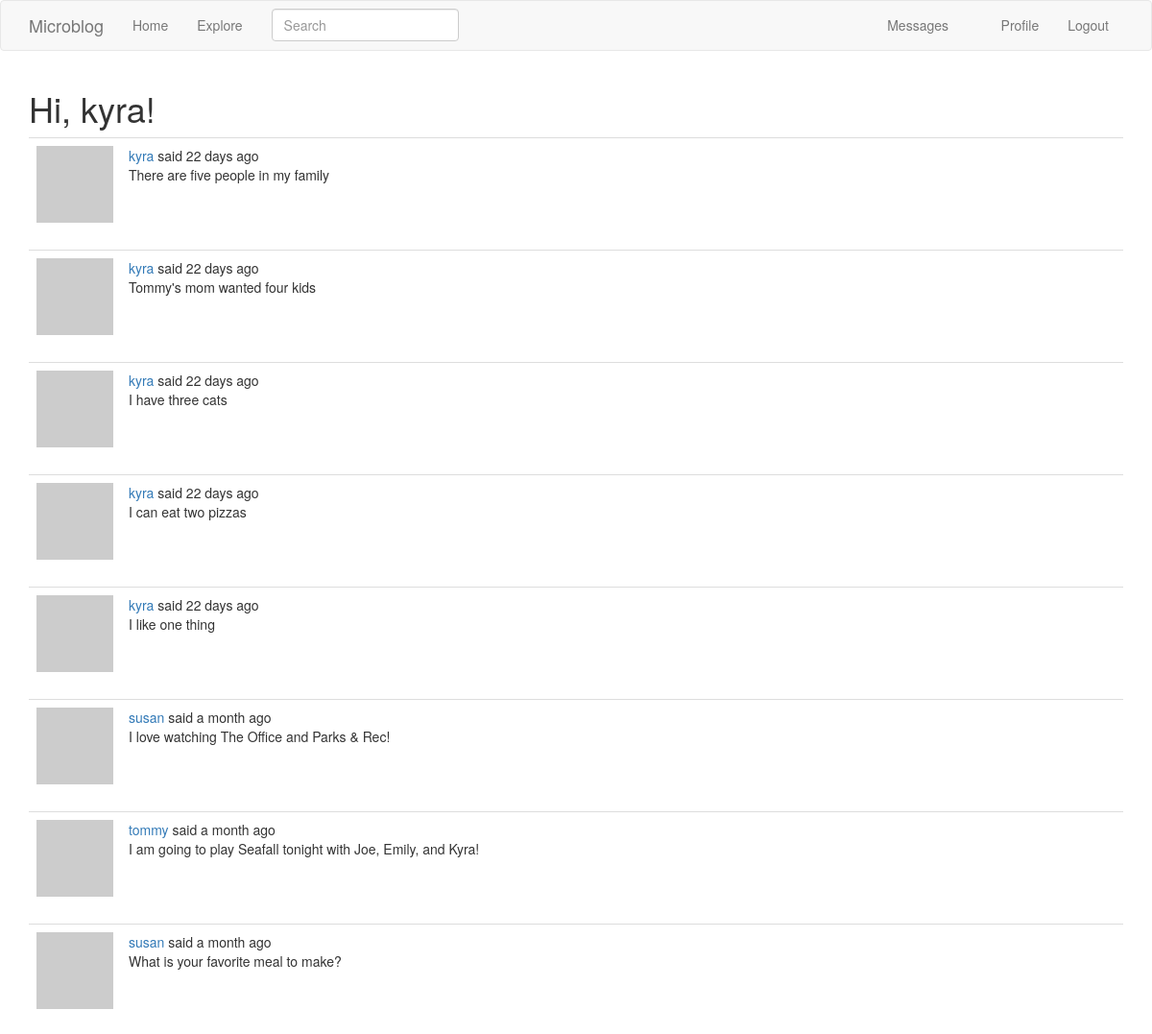
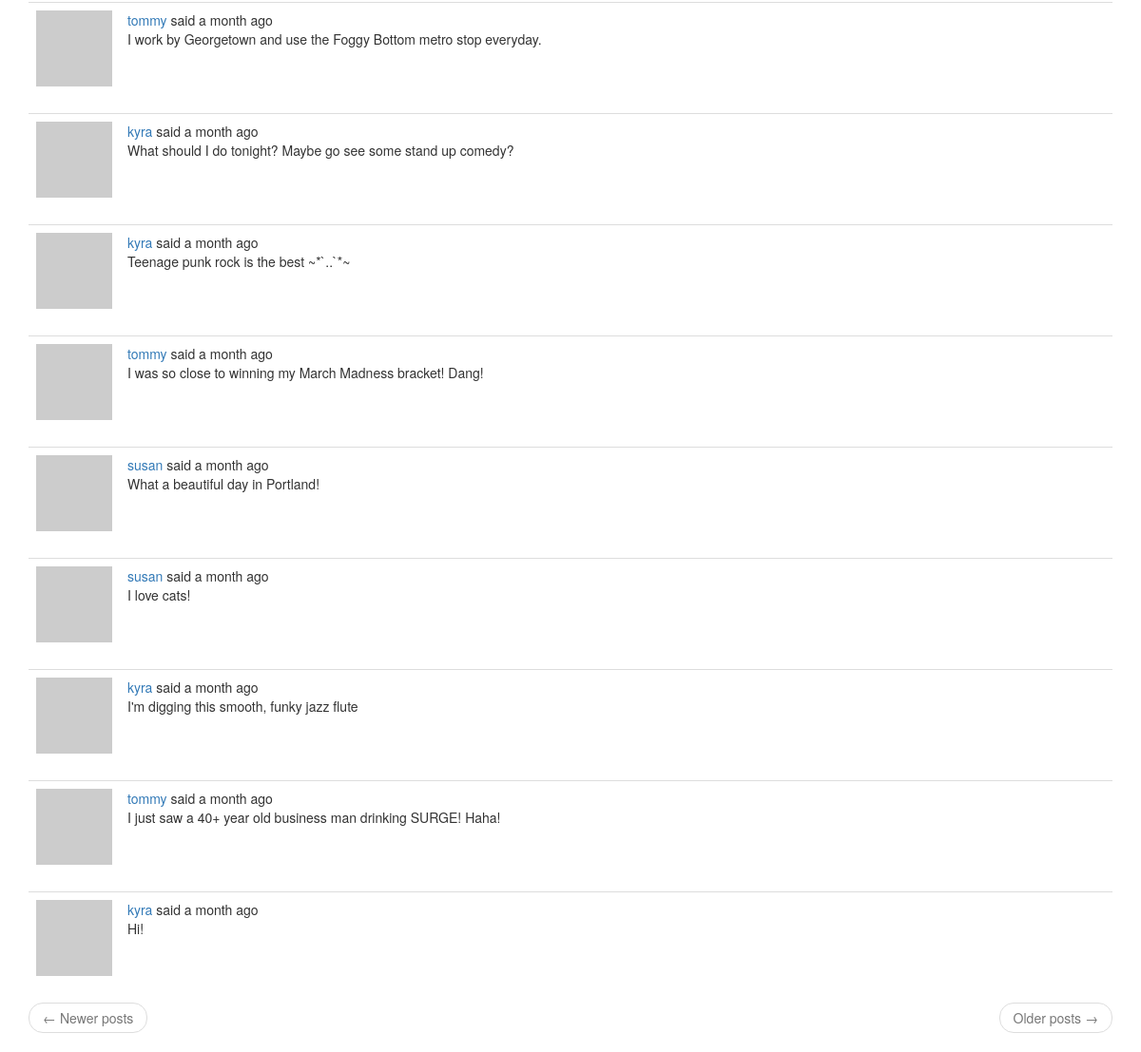
The page /explore (signed in) on the database its author committed (2 pictures, top to bottom).
### app/models.py (models this page shows, shortened)
class User(UserMixin, db.Model):
    id = db.Column(db.Integer, primary_key=True)
    username = db.Column(db.String(64), index=True, unique=True)
    email = db.Column(db.String(120), index=True, unique=True)
    password_hash = db.Column(db.String(128))
    posts = db.relationship('Post', backref='author', lazy='dynamic')
    about_me = db.Column(db.String(140))
    last_seen = db.Column(db.DateTime, default=datetime.utcnow)
    followed = db.relationship(
        'User', secondary=followers,
        primaryjoin=(followers.c.follower_id == id),
        secondaryjoin=(followers.c.followed_id == id),
        backref=db.backref('followers', lazy='dynamic'), lazy='dynamic')
    messages_sent = db.relationship('Message', foreign_keys='Message.sender_id', backref='author', lazy='dynamic')
    messages_received = db.relationship(
        'Message', foreign_keys='Message.recipient_id', backref='recipient', lazy='dynamic')
    last_message_read_time = db.Column(db.DateTime)
    notifications = db.relationship('Notification', backref='user', lazy='dynamic')
    def avatar(self, size):
        digest = md5(self.email.lower().encode('utf-8')).hexdigest()
        return 'https://www.gravatar.com/avatar/{}?d=identicon&s={}'.format(
            digest, size)
    def new_messages(self):
        last_read_time = self.last_message_read_time or datetime(1900, 1, 1)
        return Message.query.filter_by(recipient=self).filter(Message.timestamp > last_read_time).count()

class SearchableMixin():
    @classmethod
    def before_commit(cls, session):
        session._changes = {
            'add': [obj for obj in session.new if isinstance(obj, cls)],
            'update': [obj for obj in session.dirty if isinstance(obj, cls)],
            'delete': [obj for obj in session.deleted if isinstance(obj, cls)]
        }
    @classmethod
    def after_commit(cls, session):
        for obj in session._changes['add']:
            add_to_index(cls.__tablename__, obj)
        for obj in session._changes['update']:
            add_to_index(cls.__tablename__, obj)
        for obj in session._changes['delete']:
            remove_from_index(cls.__tablename__, obj)
        session._changes = None

class Post(SearchableMixin, db.Model):
    __searchable__=['body']
    id = db.Column(db.Integer, primary_key=True)
    body = db.Column(db.String(140))
    timestamp = db.Column(db.DateTime, index=True, default=datetime.utcnow)
    user_id = db.Column(db.Integer, db.ForeignKey('user.id'))

### app/main/routes.py (the view)
@bp.route('/explore')
@login_required
def explore():
    page = request.args.get('page', 1, type=int)
    posts = Post.query.order_by(Post.timestamp.desc()).paginate(
        page, current_app.config['POSTS_PER_PAGE'], False)
    next_url = url_for('explore', page=posts.next_num) \
        if posts.has_next else None
    prev_url = url_for('explore', page=posts.prev_num) \
        if posts.has_prev else None
    return render_template("index.html", title='Explore', posts=posts.items, next_url=next_url, prev_url=prev_url)

### app/main/forms.py
class SearchForm(FlaskForm):
    q = StringField('Search', validators=[DataRequired()])
    def __init__(self, *args, **kwargs):
        if 'formdata' not in kwargs:
            kwargs['formdata'] = request.args
        if 'csrf_enabled' not in kwargs:
            kwargs['csrf_enabled'] = False
        super(SearchForm, self).__init__(*args, **kwargs)

### app/main/routes.py (called while the page is built)
@bp.before_request
def before_request():
    if current_user.is_authenticated:
        current_user.last_seen = datetime.utcnow()
        db.session.commit()
        g.search_form = SearchForm()

### app/models.py (called while the page is built)
@login.user_loader
def load_user(id):
    return User.query.get(int(id))

### app/templates/index.html (shortened to what this page needs)
{% extends "base.html" %}
{% import 'bootstrap/wtf.html' as wtf %}
{% block app_content %}
    <h1>Hi, {{ current_user.username }}!</h1>
    {% for post in posts %}
        {% include '_post.html' %}
    {% endfor %}
    <nav aria-label="...">
        <ul class="pager">
            <li class="previous{% if not prev_url %} disabled{% endif %}">
                <a href="{{ prev_url or '#' }}">
                    <span aria-hidden="true">&larr;</span> Newer posts
                </a>
            </li>
            <li class="next{% if not next_url %} disabled{% endif %}">
                <a href="{{ next_url or '#' }}">
                    Older posts
                    <span aria-hidden="true">&rarr;</span>
                </a>
            </li>
        </ul>
    </nav>
{% endblock %}

### app/templates/_post.html (shortened to what this page needs)
<table class="table table-hover">
    <tr>
        <td width="70px">
            <a href="{{ url_for('main.user', username=post.author.username) }}">
                <img src="{{ post.author.avatar(70) }}" />
            </a>
        </td>
        <td>
            {{ _('%(username)s said %(when)s', username=user_link, when=moment(post.timestamp).fromNow()) }}
            <br>
            {{ post.body }}
        </td>
    </tr>
</table>

### rows shown on the page
User: username "kyra"
Post: body "There are five people in my family"
Post: body "Tommy's mom wanted four kids"
Post: body "I have three cats"
Post: body "I can eat two pizzas"
Post: body "I like one thing"
Post: body "I love watching The Office and Parks & Rec!"
Post: body "I am going to play Seafall tonight with Joe, Emily, and Kyra!"
Post: body "What is your favorite meal to make?"
Post: body "I work by Georgetown and use the Foggy Bottom metro stop everyday."
Post: body "What should I do tonight? Maybe go see some stand up comedy?"
Post: body "Teenage punk rock is the best ~*`..`*~"
Post: body "I was so close to winning my March Madness bracket! Dang!"
Post: body "What a beautiful day in Portland!"
Post: body "I love cats!"
Post: body "I'm digging this smooth, funky jazz flute"
Post: body "I just saw a 40+ year old business man drinking SURGE! Haha!"
Post: body "Hi!"
